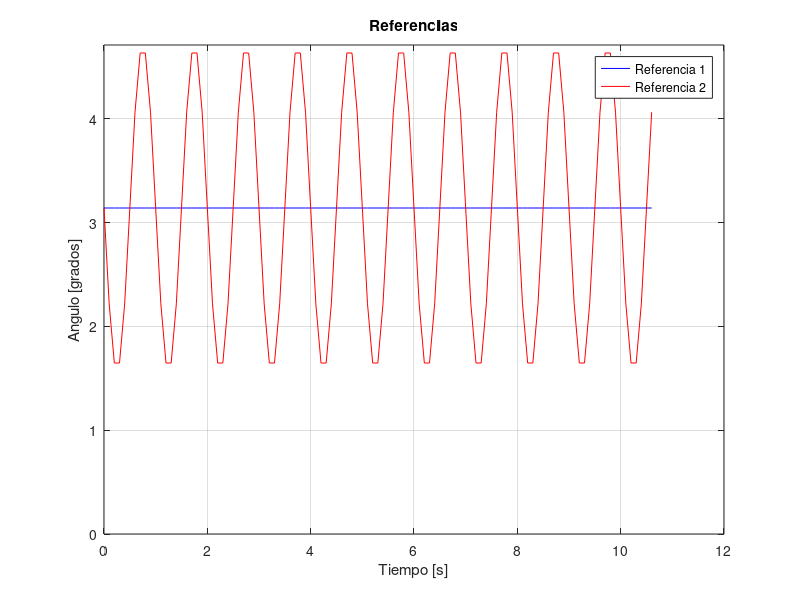

Write the MATLAB code that produced this figure. (Note: this script raises an error after producing the figure.)
clc;clear all
%% Definición de parámetros
addpath('utils');

model = @(u, x) pendcart(u, x);

% Condición inicial
x0 = [0; 0; pi-0.6; 0];  % [x, dx, theta, dtheta]

% Tiempos de simulacion
Ts = 0.1; % Tiempo de muestreo
Tf = 10; % Tiempo final en segundos

% Loop de control
Ncontrol = Tf/Ts; % Número de pasos de control
Npred = 6; % Horizonde de prediccion

% Vectores para almacenar los resultados
x_vec = zeros(Ncontrol+1, 4); % Estados
y_vec = zeros(Ncontrol+1, 1); % Salida (theta)
u_vec = zeros(Ncontrol, 1);   % Entrada anterior

% Inicializamos el sistema
x_vec(1, :) = x0';
y_vec(1) = x0(3);
u_prev = 0;

%% Parte b) Crear dos referencias
freq = 1; % Frecuenia sinusoide
t_vec = 0:Ts:Tf; % Vector de tiempo para los resultados
t_ref = 0:Ts:(Tf+Npred*Ts); % Vector de tiempo para la referencia a futuro
ref1 = pi*ones(1,numel(t_ref)); % Referencia 1 (constante = pi)
ref2 = pi+pi/2*cos(2*pi*freq*t_ref+pi/2); % Referencia 2 (pi + sinusoidal)

% Graficamos
figure(1)
plot(t_ref,ref1,'b',t_ref,ref2,'r')
legend('Referencia 1','Referencia 2')
ylim([0,3*pi/2]);
xlabel('Tiempo [s]')
ylabel('Angulo [grados]')
title('Referencias')
grid on
hold off;


%% Parte c) Controlador predictivo fenomenológico
theta_ref = ref2; % MODIFICAR REFERENCIA
u0 = zeros(Npred, 1);  % Solución propuesta inicial
for k = 1:Ncontrol
    % Ejecutar control predictivo
    next_ref = theta_ref(k+1:k+Npred)';
    [u_next, u0] = control_predictivo(Npred,model,u0,x0,u_prev,next_ref);
    % Calcular el estado en el siguiente paso utilizando el modelo
    x_next = model(u_next, x0);
    % Actualizar valores para el siguiente paso de control
    x0 = x_next;
    u_prev = u_next;
    x_vec(k+1, :) = x_next';
    y_vec(k+1) = x_next(3);
    u_vec(k) = u_next;
end

% Graficar
plots(t_vec, x_vec, y_vec, u_vec, theta_ref, Ncontrol);

% Generar gif
m = 1; M = 5; L = 2;

t_vec_interp = 0:0.015:10;
x_vec_interp = interp1(t_vec, x_vec, t_vec_interp, 'spline');% Interpolación con spline para mas fluidez en el gif

plot_gif(t_vec_interp,x_vec_interp,m,M,L,'Control predictivo')

%% Parte f) Controlador predictivo fenomenológico con incertezas
theta_ref = ref2; % MODIFICAR REFERENCIA
u0 = zeros(Npred, 1);  % Solución propuesta inicial
for k = 1:Ncontrol
    %Genera ruido gaussiano
    % Parámetros del ruido
    media = 0;         % Media del ruido
    desviacion = 5;  % Desviación estándar del ruido

    % Generar ruido blanco gaussiano
    ruido = desviacion * randn(size(1));

    % Ejecutar control predictivo
    next_ref = theta_ref(k+1:k+Npred)';
    [u_next, u0] = control_predictivo(Npred,model,u0,x0,u_prev,next_ref);
    % Calcular el estado en el siguiente paso utilizando el modelo
    x_next = model(u_next, x0);
    % Actualizar valores para el siguiente paso de control
    x0 = x_next;
    u_prev = u_next + ruido;
    x_vec(k+1, :) = x_next';
    y_vec(k+1) = x_next(3);
    u_vec(k) = u_next + ruido;
end

% Graficar
plots(t_vec, x_vec, y_vec, u_vec, theta_ref, Ncontrol);

% Generar gif
m = 1; M = 5; L = 2;

t_vec_interp = 0:0.01:10;
x_vec_interp = interp1(t_vec, x_vec, t_vec_interp, 'spline');% Interpolación con spline para mas fluidez en el gif

plot_gif(t_vec_interp,x_vec_interp,m,M,L,'Control predictivo')
